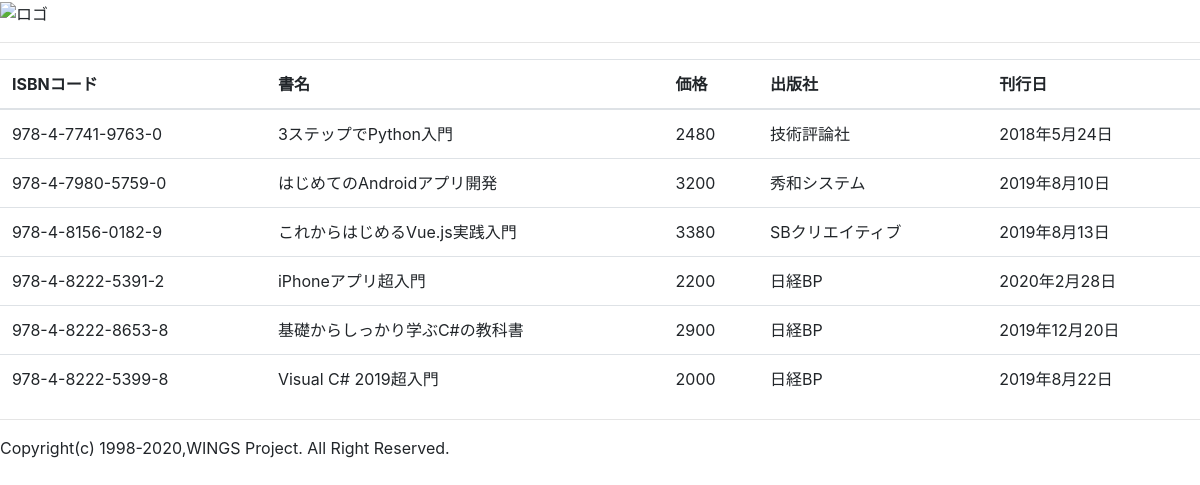
The app's page /main/exclude with its own data.
### main/models.py (models this page shows, shortened)
class Book(models.Model):
    isbn = models.CharField(
        verbose_name='ISBNコード',
        max_length=20
    )
    title = models.CharField(
        verbose_name='書名',
        max_length=100
    )
    price = models.IntegerField(
        verbose_name='価格',
        default=0
    )
    publisher = models.CharField(
        verbose_name='出版社',
        max_length=50,
        choices=[
            ('翔泳社', '翔泳社'),
            ('技術評論社', '技術評論社'),
            ('秀和システム', '秀和システム'),
            ('SBクリエイティブ', 'SBクリエティブ'),
            ('日経BP', '日経BP'),
        ],
    )
    published = models.DateField(
        verbose_name='刊行日'
    )

### main/views.py (the view)
# urls.py: path('exclude', views.exclude, name='exclude'),
def exclude(request):
    books = Book.objects.exclude(publisher='翔泳社')
    return render(request, 'main/book_list.html', {
        'books': books,
    })

### main/templates/main/book_list.html (shortened to what this page needs)
{% extends 'main/layout.html' %}
{% block main %}
<table class="table">
    <thead>
        <th>ISBNコード</th>
        <th>書名</th>
        <th>価格</th>
        <th>出版社</th>
        <th>刊行日</th>
    </thead>
    <tbody>
        {% for b in books %}
        <tr>
            <td>{{b.isbn}}</td>
            <td>{{b.title}}</td>
            <td>{{b.price}}</td>
            <td>{{b.publisher}}</td>
            <td>{{b.published|date:'DATE_FORMAT'}}</td>
        </tr>
        {% endfor %}
    </tbody>
</table>
{% endblock %}

### records on screen
Book: isbn "978-4-7741-9763-0", title "3ステップでPython入門", price "2480", publisher "技術評論社", published "2018年5月24日"
Book: isbn "978-4-7980-5759-0", title "はじめてのAndroidアプリ開発", price "3200", publisher "秀和システム", published "2019年8月10日"
Book: isbn "978-4-8156-0182-9", title "これからはじめるVue.js実践入門", price "3380", publisher "SBクリエイティブ", published "2019年8月13日"
Book: isbn "978-4-8222-5391-2", title "iPhoneアプリ超入門", price "2200", publisher "日経BP", published "2020年2月28日"
Book: isbn "978-4-8222-8653-8", title "基礎からしっかり学ぶC#の教科書", price "2900", publisher "日経BP", published "2019年12月20日"
Book: isbn "978-4-8222-5399-8", title "Visual C# 2019超入門", price "2000", publisher "日経BP", published "2019年8月22日"
